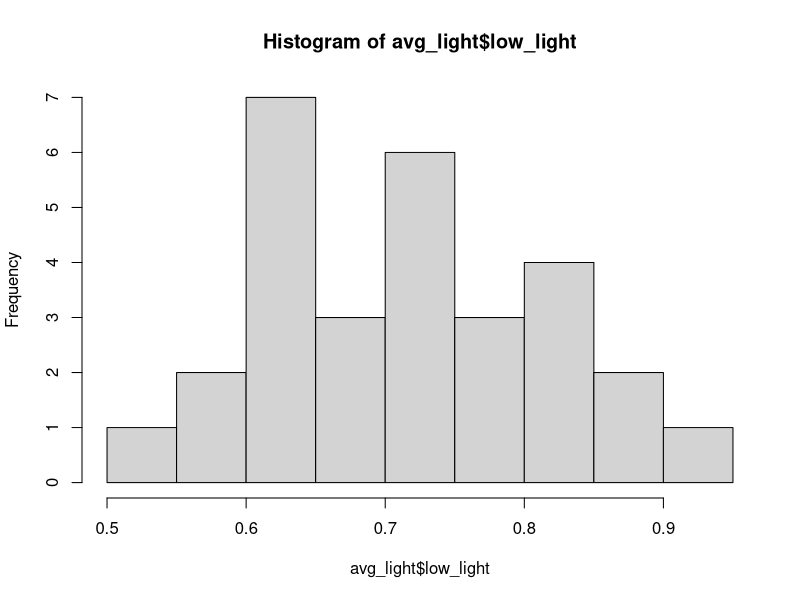
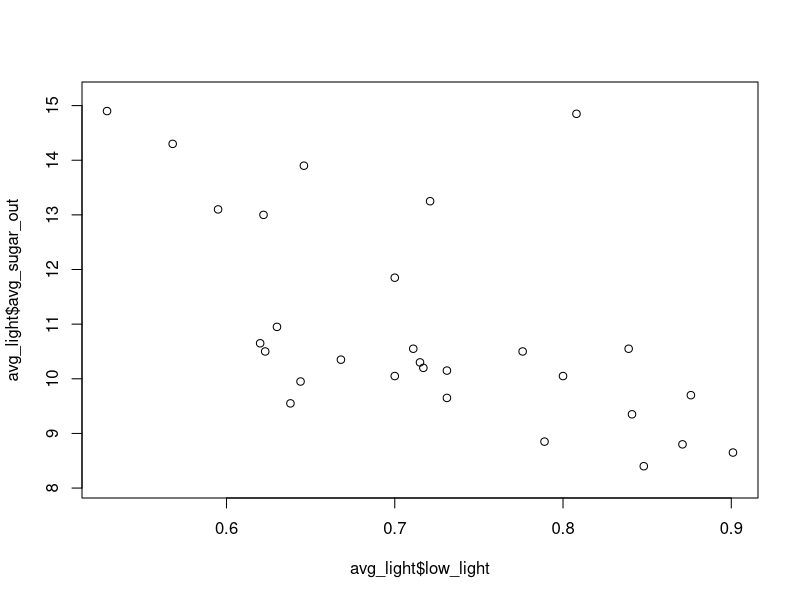
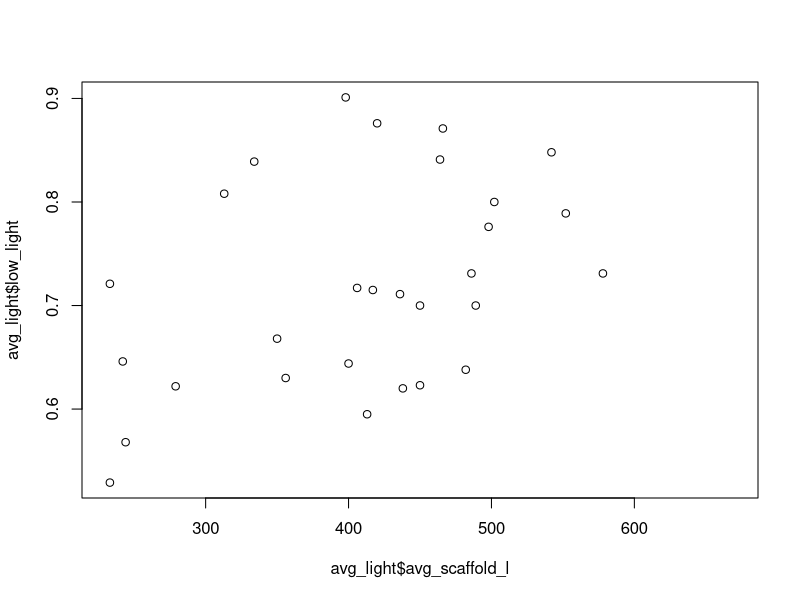

Reproduce these figures in R, in order.
### cursory analysis of implications of selecting only low light values 
### (full_sun < 1000) for estimation of light environment

library(dplyr)

avg_light <- read.csv("tree-averages-light.csv")

hist(avg_light$low_light)

plot(avg_light$low_light, avg_light$avg_sugar_out)
test <- lm(avg_sugar_out~low_light, data=avg_light)
summary(test)$r.squared #0.336

plot(avg_light$avg_scaffold_l, avg_light$low_light)
test <- lm(low_light~avg_scaffold_l, data=avg_light)
summary(test)$r.squared #0.1779
